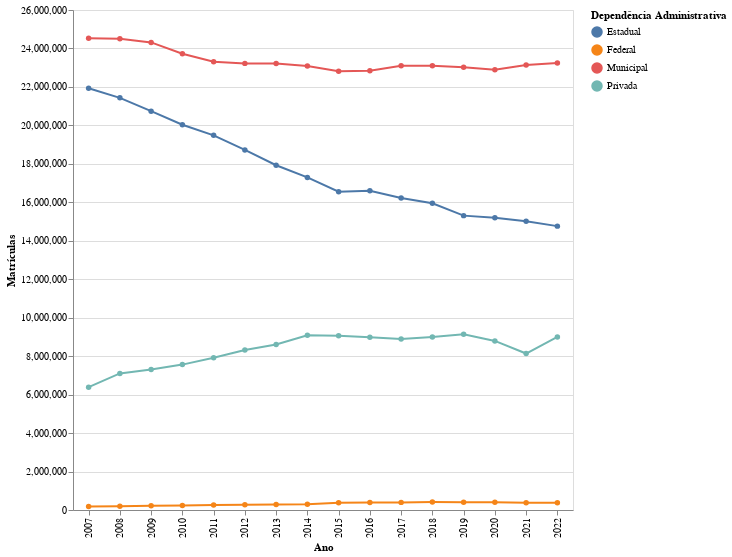

Here is the notebook cell this chart was saved with:
### Code cell
alt.Chart(analise).mark_line(point=True).encode(
    x = alt.X('NU_ANO_CENSO:N', title='Ano'),
    y = alt.Y('QT_MAT_BAS', title='Matrículas'),
    color = alt.Color('TP_DEPENDENCIA', title="Dependência Administrativa"),
    tooltip = [alt.Tooltip('NU_ANO_CENSO'),
              alt.Tooltip('QT_MAT_BAS', format=','),
              alt.Tooltip('TP_DEPENDENCIA')]
).properties(
width=500,
height=500
).interactive()

### Figure 1 — Vega-Lite specification as saved in the notebook (floating-point values rounded to 4 significant figures)
{"config": {"view": {"continuousWidth": 400, "continuousHeight": 300}}, "data": {"name": "data-fdf6ac462396dd2d3d64def82452b747"}, "mark": {"type": "line", "point": true}, "encoding": {"color": {"field": "TP_DEPENDENCIA", "title": "Dependência Administrativa", "type": "nominal"}, "tooltip": [{"field": "NU_ANO_CENSO", "type": "quantitative"}, {"field": "QT_MAT_BAS", "format": ",", "type": "quantitative"}, {"field": "TP_DEPENDENCIA", "type": "nominal"}], "x": {"field": "NU_ANO_CENSO", "title": "Ano", "type": "nominal"}, "y": {"field": "QT_MAT_BAS", "title": "Matrículas", "type": "quantitative"}}, "height": 500, "selection": {"selector001": {"type": "interval", "bind": "scales", "encodings": ["x", "y"]}}, "width": 500, "$schema": "https://vega.github.io/schema/vega-lite/v4.17.0.json", "datasets": {"data-fdf6ac462396dd2d3d64def82452b747": [{"TP_DEPENDENCIA": "Municipal", "NU_ANO_CENSO": 2022, "QT_MAT_BAS": 23240000.0}, {"TP_DEPENDENCIA": "Estadual", "NU_ANO_CENSO": 2022, "QT_MAT_BAS": 14760000.0}, {"TP_DEPENDENCIA": "Privada", "NU_ANO_CENSO": 2022, "QT_MAT_BAS": 9000000.0}, {"TP_DEPENDENCIA": "Federal", "NU_ANO_CENSO": 2022, "QT_MAT_BAS": 380600.0}, {"TP_DEPENDENCIA": "Municipal", "NU_ANO_CENSO": 2021, "QT_MAT_BAS": 23140000.0}, {"TP_DEPENDENCIA": "Estadual", "NU_ANO_CENSO": 2021, "QT_MAT_BAS": 15020000.0}, {"TP_DEPENDENCIA": "Privada", "NU_ANO_CENSO": 2021, "QT_MAT_BAS": 8136000.0}, {"TP_DEPENDENCIA": "Federal", "NU_ANO_CENSO": 2021, "QT_MAT_BAS": 377100.0}, {"TP_DEPENDENCIA": "Municipal", "NU_ANO_CENSO": 2020, "QT_MAT_BAS": 22900000.0}, {"TP_DEPENDENCIA": "Estadual", "NU_ANO_CENSO": 2020, "QT_MAT_BAS": 15200000.0}, {"TP_DEPENDENCIA": "Privada", "NU_ANO_CENSO": 2020, "QT_MAT_BAS": 8791000.0}, {"TP_DEPENDENCIA": "Federal", "NU_ANO_CENSO": 2020, "QT_MAT_BAS": 406000.0}, {"TP_DEPENDENCIA": "Municipal", "NU_ANO_CENSO": 2019, "QT_MAT_BAS": 23030000.0}, {"TP_DEPENDENCIA": "Estadual", "NU_ANO_CENSO": 2019, "QT_MAT_BAS": 15310000.0}, {"TP_DEPENDENCIA": "Privada", "NU_ANO_CENSO": 2019, "QT_MAT_BAS": 9135000.0}, {"TP_DEPENDENCIA": "Federal", "NU_ANO_CENSO": 2019, "QT_MAT_BAS": 404800.0}, {"TP_DEPENDENCIA": "Municipal", "NU_ANO_CENSO": 2018, "QT_MAT_BAS": 23100000.0}, {"TP_DEPENDENCIA": "Estadual", "NU_ANO_CENSO": 2018, "QT_MAT_BAS": 15950000.0}, {"TP_DEPENDENCIA": "Privada", "NU_ANO_CENSO": 2018, "QT_MAT_BAS": 8995000.0}, {"TP_DEPENDENCIA": "Federal", "NU_ANO_CENSO": 2018, "QT_MAT_BAS": 411100.0}, {"TP_DEPENDENCIA": "Municipal", "NU_ANO_CENSO": 2017, "QT_MAT_BAS": 23100000.0}, {"TP_DEPENDENCIA": "Estadual", "NU_ANO_CENSO": 2017, "QT_MAT_BAS": 16220000.0}, {"TP_DEPENDENCIA": "Privada", "NU_ANO_CENSO": 2017, "QT_MAT_BAS": 8887000.0}, {"TP_DEPENDENCIA": "Federal", "NU_ANO_CENSO": 2017, "QT_MAT_BAS": 396500.0}, {"TP_DEPENDENCIA": "Municipal", "NU_ANO_CENSO": 2016, "QT_MAT_BAS": 22850000.0}, {"TP_DEPENDENCIA": "Estadual", "NU_ANO_CENSO": 2016, "QT_MAT_BAS": 16600000.0}, {"TP_DEPENDENCIA": "Privada", "NU_ANO_CENSO": 2016, "QT_MAT_BAS": 8983000.0}, {"TP_DEPENDENCIA": "Federal", "NU_ANO_CENSO": 2016, "QT_MAT_BAS": 392600.0}, {"TP_DEPENDENCIA": "Municipal", "NU_ANO_CENSO": 2015, "QT_MAT_BAS": 22810000.0}, {"TP_DEPENDENCIA": "Estadual", "NU_ANO_CENSO": 2015, "QT_MAT_BAS": 16550000.0}, {"TP_DEPENDENCIA": "Privada", "NU_ANO_CENSO": 2015, "QT_MAT_BAS": 9058000.0}, {"TP_DEPENDENCIA": "Federal", "NU_ANO_CENSO": 2015, "QT_MAT_BAS": 376200.0}, {"TP_DEPENDENCIA": "Municipal", "NU_ANO_CENSO": 2014, "QT_MAT_BAS": 23090000.0}, {"TP_DEPENDENCIA": "Estadual", "NU_ANO_CENSO": 2014, "QT_MAT_BAS": 17290000.0}, {"TP_DEPENDENCIA": "Privada", "NU_ANO_CENSO": 2014, "QT_MAT_BAS": 9091000.0}, {"TP_DEPENDENCIA": "Federal", "NU_ANO_CENSO": 2014, "QT_MAT_BAS": 296700.0}, {"TP_DEPENDENCIA": "Municipal", "NU_ANO_CENSO": 2013, "QT_MAT_BAS": 23220000.0}, {"TP_DEPENDENCIA": "Estadual", "NU_ANO_CENSO": 2013, "QT_MAT_BAS": 17930000.0}, {"TP_DEPENDENCIA": "Privada", "NU_ANO_CENSO": 2013, "QT_MAT_BAS": 8610000.0}, {"TP_DEPENDENCIA": "Federal", "NU_ANO_CENSO": 2013, "QT_MAT_BAS": 290800.0}, {"TP_DEPENDENCIA": "Municipal", "NU_ANO_CENSO": 2012, "QT_MAT_BAS": 23220000.0}, {"TP_DEPENDENCIA": "Estadual", "NU_ANO_CENSO": 2012, "QT_MAT_BAS": 18720000.0}, {"TP_DEPENDENCIA": "Privada", "NU_ANO_CENSO": 2012, "QT_MAT_BAS": 8322000.0}, {"TP_DEPENDENCIA": "Federal", "NU_ANO_CENSO": 2012, "QT_MAT_BAS": 276400.0}, {"TP_DEPENDENCIA": "Municipal", "NU_ANO_CENSO": 2011, "QT_MAT_BAS": 23310000.0}, {"TP_DEPENDENCIA": "Estadual", "NU_ANO_CENSO": 2011, "QT_MAT_BAS": 19480000.0}, {"TP_DEPENDENCIA": "Privada", "NU_ANO_CENSO": 2011, "QT_MAT_BAS": 7919000.0}, {"TP_DEPENDENCIA": "Federal", "NU_ANO_CENSO": 2011, "QT_MAT_BAS": 257100.0}, {"TP_DEPENDENCIA": "Municipal", "NU_ANO_CENSO": 2010, "QT_MAT_BAS": 23720000.0}, {"TP_DEPENDENCIA": "Estadual", "NU_ANO_CENSO": 2010, "QT_MAT_BAS": 20030000.0}, {"TP_DEPENDENCIA": "Privada", "NU_ANO_CENSO": 2010, "QT_MAT_BAS": 7560000.0}, {"TP_DEPENDENCIA": "Federal", "NU_ANO_CENSO": 2010, "QT_MAT_BAS": 235100.0}, {"TP_DEPENDENCIA": "Municipal", "NU_ANO_CENSO": 2009, "QT_MAT_BAS": 24320000.0}, {"TP_DEPENDENCIA": "Estadual", "NU_ANO_CENSO": 2009, "QT_MAT_BAS": 20740000.0}, {"TP_DEPENDENCIA": "Privada", "NU_ANO_CENSO": 2009, "QT_MAT_BAS": 7310000.0}, {"TP_DEPENDENCIA": "Federal", "NU_ANO_CENSO": 2009, "QT_MAT_BAS": 217700.0}, {"TP_DEPENDENCIA": "Municipal", "NU_ANO_CENSO": 2008, "QT_MAT_BAS": 24500000.0}, {"TP_DEPENDENCIA": "Estadual", "NU_ANO_CENSO": 2008, "QT_MAT_BAS": 21430000.0}, {"TP_DEPENDENCIA": "Privada", "NU_ANO_CENSO": 2008, "QT_MAT_BAS": 7101000.0}, {"TP_DEPENDENCIA": "Federal", "NU_ANO_CENSO": 2008, "QT_MAT_BAS": 197500.0}, {"TP_DEPENDENCIA": "Municipal", "NU_ANO_CENSO": 2007, "QT_MAT_BAS": 24530000.0}, {"TP_DEPENDENCIA": "Estadual", "NU_ANO_CENSO": 2007, "QT_MAT_BAS": 21930000.0}, {"TP_DEPENDENCIA": "Privada", "NU_ANO_CENSO": 2007, "QT_MAT_BAS": 6386000.0}, {"TP_DEPENDENCIA": "Federal", "NU_ANO_CENSO": 2007, "QT_MAT_BAS": 185100.0}]}}
